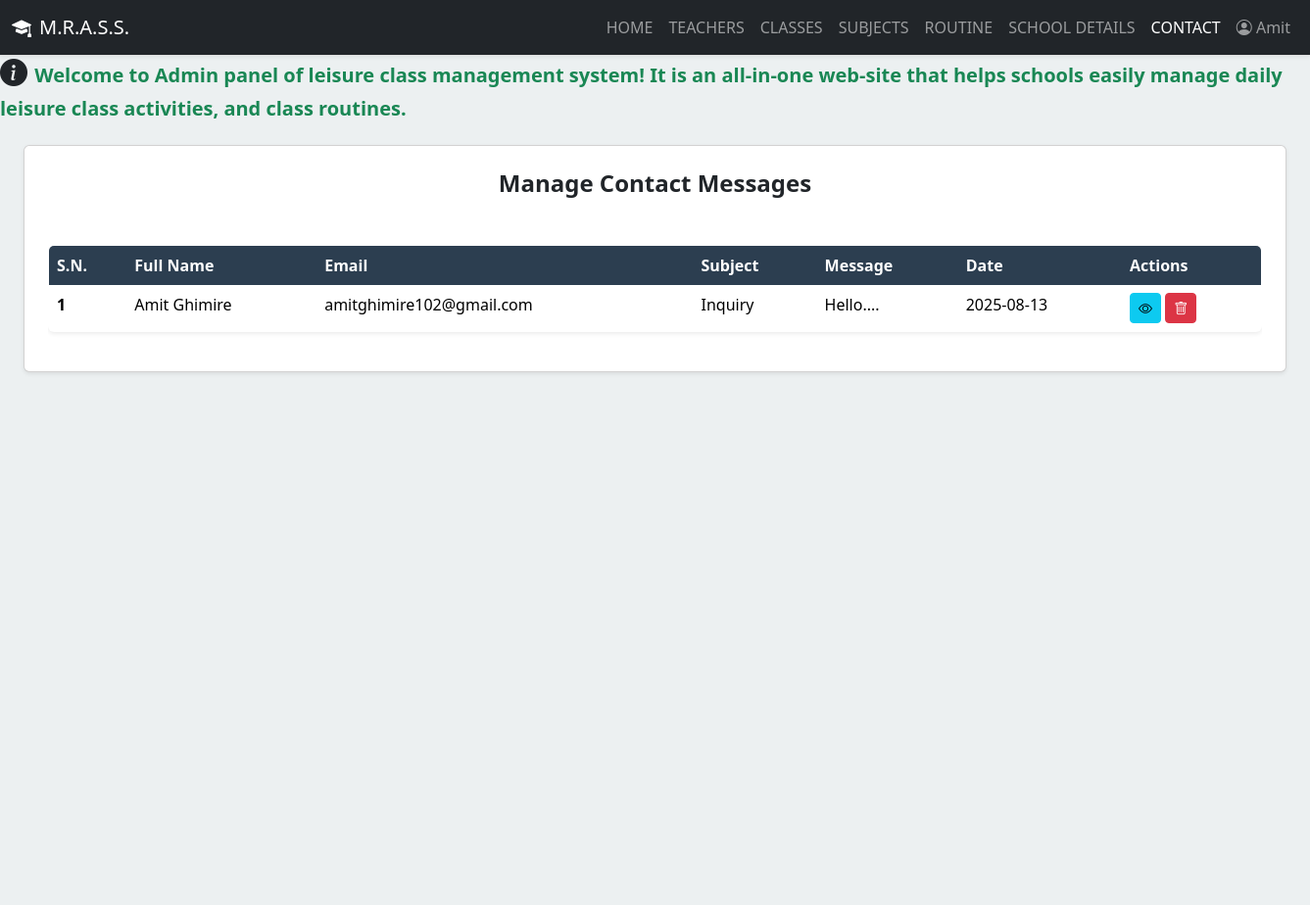
The page /admin/contact.php (signed in) on the database its author committed.
### tables this page shows
CREATE TABLE `contact_msgs` (
  `cm_id` int(11) NOT NULL,
  `full_name` varchar(100) NOT NULL,
  `email` varchar(100) NOT NULL,
  `subject` varchar(255) NOT NULL,
  `message` text NOT NULL,
  `created_at` timestamp NOT NULL DEFAULT current_timestamp()
);

### admin/contact.php (the view, shortened to what this page needs)
<?php include('partial-admin/navbar.php');
include('partial-admin/login-check.php'); ?>
<?php
$page_title = "Manage Contact Messages";
?>
<!DOCTYPE html>
<html lang="en">
<head>
    <link href="https://cdn.jsdelivr.net/npm/bootstrap@5.3.3/dist/css/bootstrap.min.css" rel="stylesheet">
    <link rel="stylesheet" href="https://cdn.jsdelivr.net/npm/bootstrap-icons@1.11.3/font/bootstrap-icons.min.css">
    <link rel="stylesheet" href="../css/admin_style.css">
</head>
<body>
    <div class="d-flex" id="wrapper">
        <div id="page-content-wrapper">
            <div class="container-fluid px-4">
                <div class="row my-4">
                    <div class="col-12">
                        <div class="card p-4 shadow-sm">
                        <h3 class="fs-4 mb-5 text-center"><b><?php echo $page_title; ?></b></h3>
                        <div class="table-responsive">
                            <table class="table bg-white rounded shadow-sm table-hover">
                                <thead>
                                    <tr>
                                        <th scope="col">S.N.</th>
                                        <th scope="col">Full Name</th>
                                        <th scope="col">Email</th>
                                        <th scope="col">Subject</th>
                                        <th scope="col">Message</th>
                                        <th scope="col">Date</th>
                                        <th scope="col">Actions</th>
                                    </tr>
                                </thead>
                                <tbody>
                                    <?php
                                    $sql = "SELECT * FROM contact_msgs ORDER BY created_at DESC";
                                    $res = mysqli_query($conn, $sql);
                                    if (mysqli_num_rows($res) > 0) {
                                        $sn = 1;
                                        while ($row = mysqli_fetch_assoc($res)) {
                                    ?>
                                            <tr>
                                                <th scope="row"><?php echo $sn++; ?></th>
                                                <td><?php echo htmlspecialchars($row['full_name']); ?></td>
                                                <td><?php echo htmlspecialchars($row['email']); ?></td>
                                                <td><?php echo htmlspecialchars($row['subject']); ?></td>
                                                <td><?php echo substr(htmlspecialchars($row['message']), 0, 50) . '...'; ?></td>
                                                <td><?php echo date('Y-m-d', strtotime($row['created_at'])); ?></td>
                                                <td>
                                                    <button type="button" class="btn btn-sm btn-info view-message" data-bs-toggle="modal" data-bs-target="#messageDetailsModal" data-full_name="<?php echo htmlspecialchars($row['full_name']); ?>" data-email="<?php echo htmlspecialchars($row['email']); ?>" data-subject="<?php echo htmlspecialchars($row['subject']); ?>" data-message="<?php echo htmlspecialchars($row['message']); ?>" data-date="<?php echo date('F d, Y \a\t h:i A', strtotime($row['created_at'])); ?>">
                                                        <i class="bi bi-eye"></i>
                                                    </button>
                                                    <a href="<?php echo SITEURL; ?>admin/contact.php?delete_id=<?php echo $row['cm_id']; ?>" class="btn btn-sm btn-danger" onclick="return confirm('Are you sure you want to delete this message?');">
                                                        <i class="bi bi-trash"></i>
                                                    </a>
                                                </td>
                                            </tr>
                                        <?php
                                        }
                                    } else {
                                        ?>
                                        <tr>
                                            <td colspan="7" class="text-center">No messages found.</td>
                                        </tr>
                                    <?php
                                    }
                                    ?>
                                </tbody>
                            </table>
                        </div>
                    </div>
                </div>
            </div>
        </div>
    </div>
</body>
</html>

### css/admin_style.css (style rules this page uses)
:root { --primary-color: #2c3e50; --secondary-color: #34495e; --background-color: #ecf0f1; --card-bg-color: #ffffff; --text-color: #34495e; --sidebar-bg-color: #2c3e50; --sidebar-hover-color: #34495e; --sidebar-active-color: #3c526a; --success-color: #27ae60; --danger-color: #e74c3c; --warning-color: #f39c12; --info-color: #3498db; --border-color: #e0e0e0; }
body { overflow-x: hidden; font-family: 'Segoe UI', Roboto, 'Helvetica Neue', Arial, sans-serif; background-color: var(--background-color); }
#wrapper { display: flex; min-height: 100vh; }
#page-content-wrapper { min-width: 100vw; display: flex; flex-direction: column; background-color: var(--background-color); }
.table { border-radius: 0.75rem; overflow: hidden; box-shadow: 0 4px 10px rgba(0, 0, 0, 0.05); background-color: var(--card-bg-color); border: 1px solid var(--border-color); }
.table thead th { background-color: var(--primary-color); color: #fff; border: none; font-weight: 600; }

### rows shown on the page
contact_msgs: full_name "Amit Ghimire", email "amitghimire102@gmail.com", subject "Inquiry", message "Hello.", created_at "2025-08-13"

### other values the page prints
$_SESSION['username'] "Amit"
$page_title "Manage Contact Messages"
